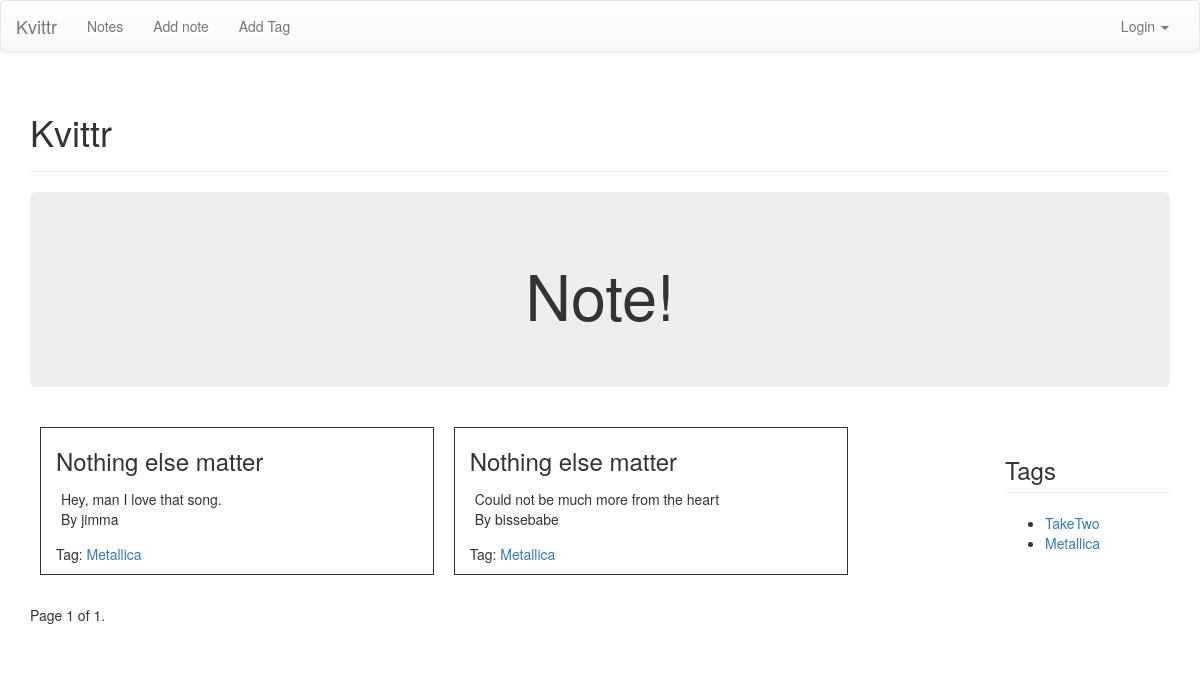
The app's page /, older data.
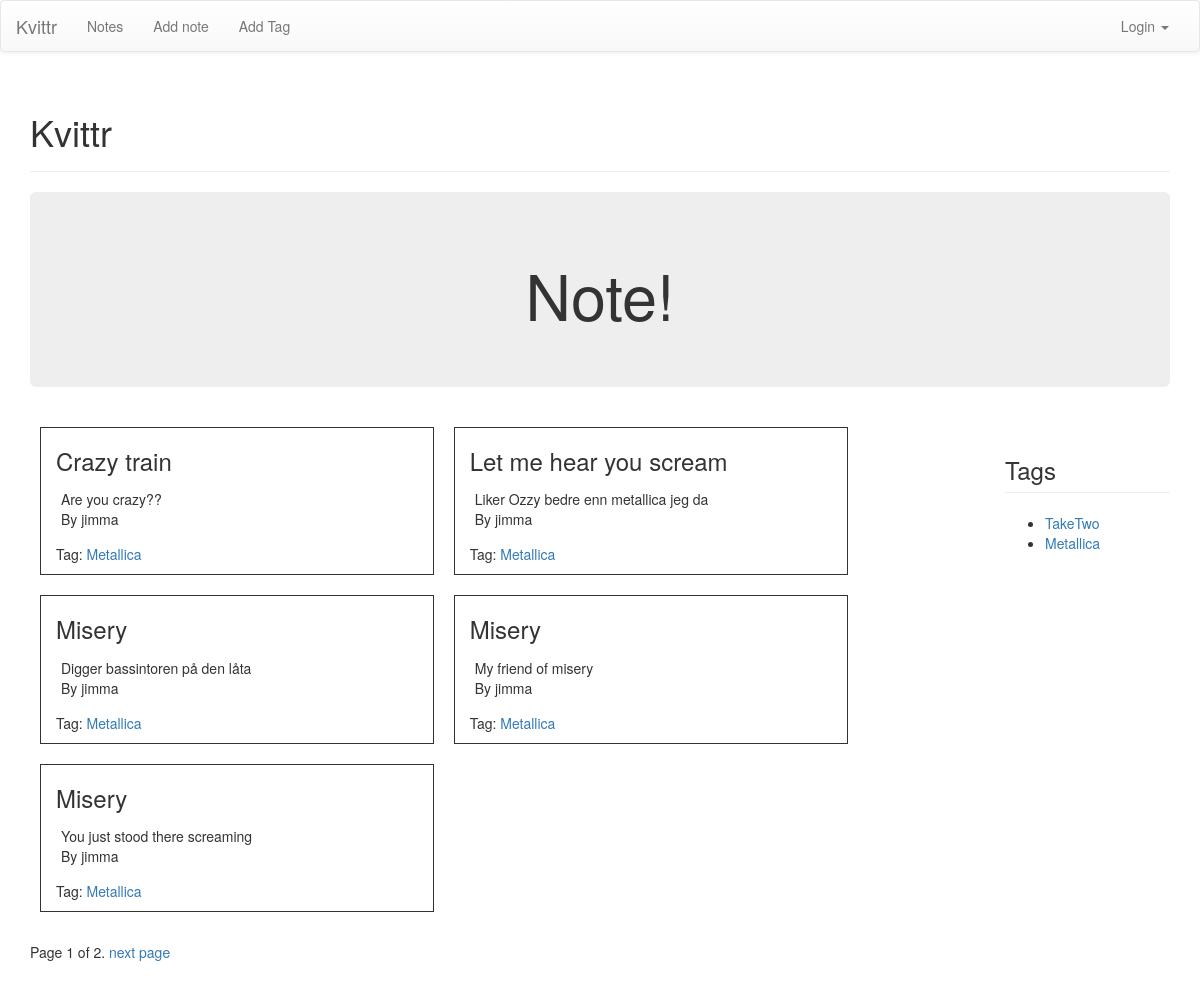
The same page, newer data.
### notes/models.py (models this page shows, shortened)
class Note(models.Model):
	label = models.CharField(max_length = 30)
	body = models.TextField()
	timestamp = models.DateTimeField(auto_now_add=True)
	tags = models.ManyToManyField('Tag', related_name='notes')
	author = models.ForeignKey(User)

class Tag(models.Model):
	label = models.CharField(max_length = 30)
	slug = models.SlugField(max_length=30)
	def __unicode__(self):
		return self.label

### kvittr/views.py (the view)
# urls.py: url(r'^$', home_view, name='home'),
def home_view(request):
	notes = Note.objects.all().order_by('-timestamp')
	page_number = request.GET.get('page')
	paginator = Paginator(notes, 5)
	try:
		notes = paginator.page(page_number)
	except PageNotAnInteger:
		notes = paginator.page(1)
	except EmptyPage:
		notes = paginator.page(paginator.num_pages)
	tags = Tag.objects.all()
	context = {
		'notes': notes,
		'tags': tags
		}
	return render(request, 'home.html', context)

### templates/home.html (shortened to what this page needs)
{% extends 'base.html' %}
{% block pagecontent %}
<div class="jumbotron">
	<h1 align="center">Note!</h1>
</div>
<div class="row">
{% if user.is_authenticated %}
	<div class="col-sm-10">
		{% if notes%}
			{% for note in notes %}
				<div class="col-sm-5" style="border: 1px solid; margin: 10px;">
					<h3 class="page-header"> {{ note.label }}</h3>
					<div style="padding: 5px;"> {{ note.body }}</div>
					{% for tag in note.tags.all %}
						<p>Tag: <a href="{% url 'notes:tagsearch' slug=tag.slug %}">{{tag}}</a></p>
					{% endfor %}
					<div>
						<p style="float: left;">By {{ note.author }}</p>
						{% if note and note.author == request.user %}
							<a style="float: right;" href="{% url 'notes:addnote' %}?id={{note.id}}">Edit Note</a>
						{% endif %}
					</div>
				</div>
			{% endfor %}
		{% else %}
			<div class="col-sm-12">
				<h3>No notes yet</h3>
			</div>
		{% endif %}
	</div>
	<div class="col-sm-2">
		<h3 class="page-header">Tags</h3>
		<ul>
			{% if tags %}
				{% for tag in tags %}
					<li>
						<a href="{% url 'notes:tagsearch' slug=tag.slug %}">{{tag}}</a>
						<ul>
							<li>
								<a href="{% url 'notes:addtag' %}?id={{tag.id}}">Edit tag</a>
							</li>
						</ul>
					</li>
				{% endfor %}
			{% else %}
				<div class="alert alert-warning">No tags yet</div>
			{% endif %}
		</ul>
	</div>
{% else %}
	<div class="col-sm-10">
		{% if notes%}
			{% for note in notes %}
				<div class="col-sm-5" style="border: 1px solid; margin: 10px;">
					<h3> {{ note.label }}</h3>
					<div style="padding: 5px;">
						{{ note.body }}
						<p>By {{ note.author }}</p>
					</div>
					{% for tag in note.tags.all %}
						<p>Tag: <a href="{% url 'notes:tagsearch' slug=tag.slug %}">{{tag}}</a></p>
					{% endfor %}
				</div>
			{% endfor %}
		{% endif %}
	</div>
	<div class="col-sm-2">
		<h3 class="page-header">Tags</h3>
		<ul>
			{% if tags %}
				{% for tag in tags %}
					<li>
						<a href="{% url 'notes:tagsearch' slug=tag.slug %}">{{tag}}</a>
					</li>
				{% endfor %}
			{% endif %}
		</ul>
	</div>
{% endif %}
</div>
<div class="pagination">
	<span class"step-links">
    <span class="current">
    	Page {{ notes.number }} of {{ notes.paginator.num_pages }}.
    </span>
    {% if notes.has_next %}
    	<a href="?page={{ notes.next_page_number }}">next page</a>
    {% endif %}
  </span>
</div>
{% endblock pagecontent %}

Row changes from the older to the newer data that the page shows:
no longer on this page (row unchanged): Note: label "Nothing else matter", body "Hey, man I love that song.", author "jimma", Tag (label "Metallica")
no longer on this page (row unchanged): Note: label "Nothing else matter", body "Could not be much more from the heart", author "bissebabe", Tag (label "Metallica")
added Note: label "Crazy train", body "Are you crazy??", author "jimma", Tag (label "Metallica")
added Note: label "Let me hear you scream", body "Liker Ozzy bedre enn metallica jeg da", author "jimma", Tag (label "Metallica")
added Note: label "Misery", body "Digger bassintoren på den låta", author "jimma", Tag (label "Metallica")
added Note: label "Misery", body "My friend of misery", author "jimma", Tag (label "Metallica")
added Note: label "Misery", body "You just stood there screaming", author "jimma", Tag (label "Metallica")
Text that changed along with them:
{{ notes.paginator.num_pages }}: "1" → "2"
text now shown: "next page"
